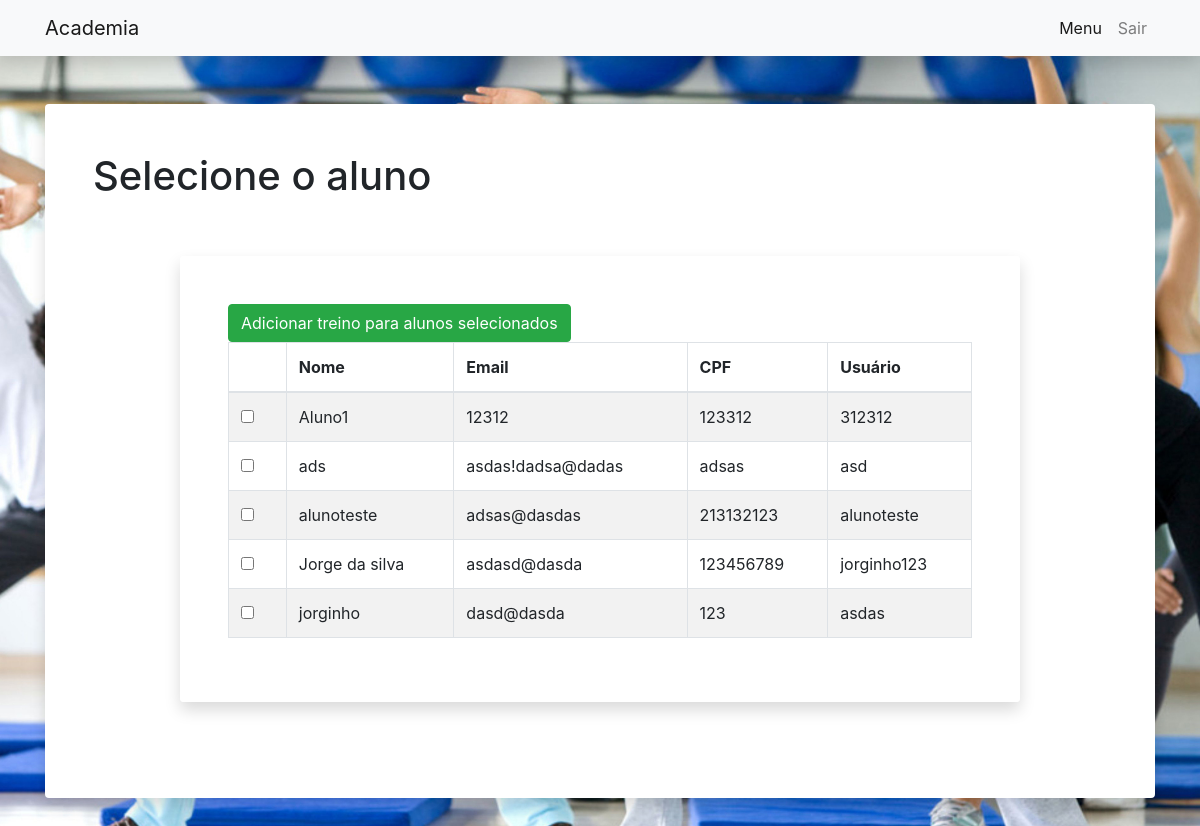
The app's page /professor/lista_alunos/ with its own data.
### aluno/models.py (models this page shows, shortened)
class Aluno(models.Model):
    nome = models.CharField(max_length=100)
    CPF = models.CharField(max_length=100)
    identidade = models.CharField(max_length=100)
    nascimento = models.CharField(max_length=20)
    n_cartao = models.CharField(max_length=100)
    bandeira = models.CharField(max_length=100)
    cartao_nome = models.CharField(max_length=100)
    usuario = models.CharField(max_length=100)
    email = models.CharField(max_length=100)
    senha = models.CharField(max_length=100)
    planos = models.ManyToManyField(Plano,default=None)
    treino = models.ManyToManyField(Treino,default=None)
    exame = models.ManyToManyField(Exame,default=None)

### professor/views.py (the view, shortened to what this page needs)
# urls.py: path('lista_alunos/',views.lista_alunos,name='medico-lista_alunos'),
def lista_alunos(request):
    alunos = Aluno.objects.filter()
    context = {
        "alunos": alunos,
    }
    return render(request,'professor/lista_alunos.html',context)

### professor/templates/professor/lista_alunos.html (shortened to what this page needs)
{% extends "professor/usuario_logado.html" %}
{% load static %}
{% block styles %}
<link rel="stylesheet" href="{% static '/secretario/styles/aula_perfil.css' %}">
{% endblock styles %}
{% block content %}
<div class="container">
    <div class="card border-0 shadow my-5">
        <div class="card-body p-5">
            <div>
                <p class="h1">Selecione o aluno</p>
                <div class="row py-5">
                    <div class="col-lg-10 mx-auto">
                        <div class="card rounded shadow border-0">
                            <div class="card-body p-5 bg-white rounded">
                                <div class="table-responsive">
                                    <table id="alunos" style="width:100%" class="table table-striped table-bordered">
                                        <thead>
                                            <tr>
                                                <th></th>
                                                <th>Nome</th>
                                                <th>Email</th>
                                                <th>CPF</th>
                                                <th>Usuário</th>
                                            </tr>
                                        </thead>
                                        <tbody>
                                            <form method="POST">
                                                {% for aluno in alunos %}
                                                <tr>
                                                    <td>
                                                        <div class="form-group form-check">
                                                            <input type="checkbox" class="form-check-input"
                                                                name={{aluno.id}}>
                                                        </div>
                                                    </td>
                                                    <td>{{aluno.nome}}</td>
                                                    <td>{{aluno.email}}</td>
                                                    <td>{{aluno.CPF}}</td>
                                                    <td>{{aluno.usuario}}</td>
                                                </tr>
                                                {% endfor %}
                                                <button class="btn btn-success" type="submit" value="alunos">Adicionar treino para alunos selecionados</button>
                                            </form>
                                        </tbody>
                                    </table>
                                </div>
                            </div>
                        </div>
                    </div>
                </div>
            </div>
        </div>
    </div>
</div>
{% endblock content %}

### assets/secretario/styles/aula_perfil.css (style rules this page uses)
body { background: url('../images/alunos.jpg') no-repeat center center fixed; -webkit-background-size: cover; -moz-background-size: cover; background-size: cover; -o-background-size: cover; }

### records on screen
Aluno: nome "Aluno1", email "12312", CPF "123312", usuario "312312"
Aluno: nome "ads", email "asdas!dadsa@dadas", CPF "adsas", usuario "asd"
Aluno: nome "alunoteste", email "adsas@dasdas", CPF "213132123", usuario "alunoteste"
Aluno: nome "Jorge da silva", email "asdasd@dasda", CPF "123456789", usuario "jorginho123"
Aluno: nome "jorginho", email "dasd@dasda", CPF "123", usuario "asdas"
